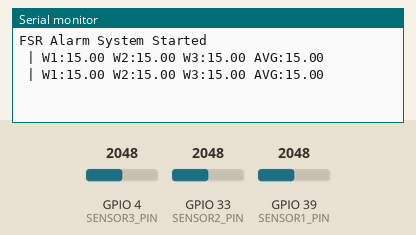
The sketch below on a simulated ESP32. Shown: the last lines printed to the serial monitor. Inputs (shaded band) come from the test bench; at power-on: GPIO 4 (SENSOR3_PIN) = 2048, GPIO 33 (SENSOR2_PIN) = 2048, GPIO 39 (SENSOR1_PIN) = 2048 (analog values on the 0–4095 scale).

Above: at 1.3 s.
1.4 s: GPIO 4 (SENSOR3_PIN) set to 4041
At 1.9 s:
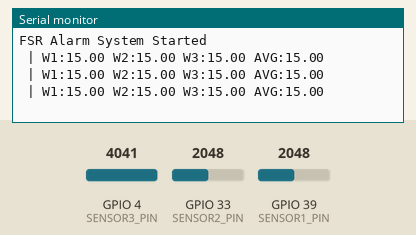
2.9 s: GPIO 4 (SENSOR3_PIN) set to 4094
At 3.4 s:
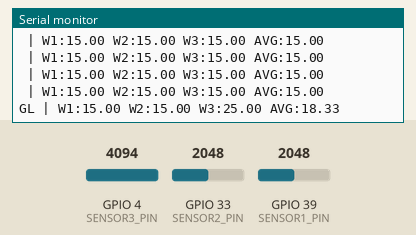
5.0 s: GPIO 33 (SENSOR2_PIN) set to 4051
At 5.4 s:
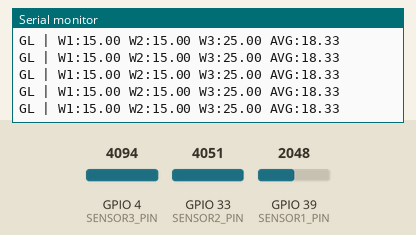
6.5 s: GPIO 33 (SENSOR2_PIN) set to 4094
At 6.9 s:
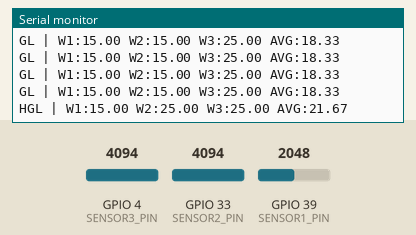
8.5 s: GPIO 39 (SENSOR1_PIN) set to 4037
At 8.9 s:
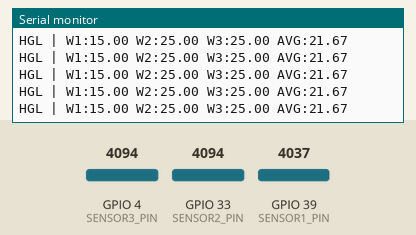
10.0 s: GPIO 39 (SENSOR1_PIN) set to 4094
At 10.4 s:
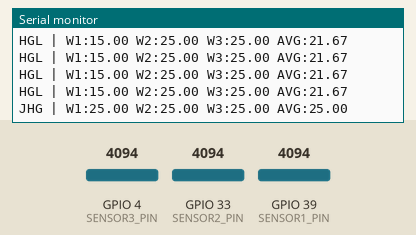

The sketch:

FSR_Alarm_System.ino
```cpp
/*
 * ESP32 FSR Weight Alarm System
 * Monitors 3 FSR sensors and transmits alarm codes via Serial
 * Target weight: 20 kg cement packages
 *
 * HARDWARE CONNECTIONS:
 * - Sensor 1 (V1): 3.3V → FSR1 → GPIO39 → 1kΩ → GND
 * - Sensor 2 (V2): 3.3V → FSR2 → GPIO33 → 1kΩ → GND
 * - Sensor 3 (V3): 3.3V → FSR3 → GPIO4  → 1kΩ → GND
 * - Serial: TX/RX at 115200 baud
 */

// Pin definitions - ADC inputs
#define SENSOR1_PIN 39  // ADC1_IN3 (VP)
#define SENSOR2_PIN 33  // ADC1_IN5
#define SENSOR3_PIN 4   // ADC2_IN2

// Circuit constants
#define ADC_MAX 4095    // 12-bit ADC resolution
#define ADC_VREF 3.3    // ADC reference voltage

// Calibration voltage points for each sensor (15 decimal precision)
// Sensor 1 voltage calibration: [W15kg, W18kg, W20kg, W22kg, W25kg]
const float S1_VOLTAGES[5] = {3.298270982997247, 3.298511517240511, 3.298635725901316, 3.298738853845236, 3.298866222065517};

// Sensor 2 voltage calibration: [W15kg, W18kg, W20kg, W22kg, W25kg]
const float S2_VOLTAGES[5] = {3.298044181581830, 3.298307319172045, 3.298441866933401, 3.298554961161512, 3.298694274698244};

// Sensor 3 voltage calibration: [W15kg, W18kg, W20kg, W22kg, W25kg]
const float S3_VOLTAGES[5] = {3.298618110841288, 3.298826722894415, 3.298933629749474, 3.299020928797040, 3.299128157988496};

// Corresponding weight values
const float WEIGHT_POINTS[5] = {15.0, 18.0, 20.0, 22.0, 25.0};

// Timing
#define READ_INTERVAL 500  // Read sensors every 500ms

// Global variables
float weight1, weight2, weight3;
float avgWeight;
unsigned long lastReadTime = 0;

void setup() {
  // Initialize Serial at 115200 baud
  Serial.begin(115200);

  // Configure ADC pins as input
  pinMode(SENSOR1_PIN, INPUT);
  pinMode(SENSOR2_PIN, INPUT);
  pinMode(SENSOR3_PIN, INPUT);

  // ADC configuration for better accuracy
  analogReadResolution(12);  // 12-bit resolution (0-4095)
  analogSetAttenuation(ADC_11db);  // Full 3.3V range

  delay(100);
  Serial.println("FSR Alarm System Started");
}

void loop() {
  // Read sensors at defined interval
  if (millis() - lastReadTime >= READ_INTERVAL) {
    lastReadTime = millis();

    // Read and calculate weight from each sensor
    weight1 = voltageToWeight(SENSOR1_PIN, S1_VOLTAGES);
    weight2 = voltageToWeight(SENSOR2_PIN, S2_VOLTAGES);
    weight3 = voltageToWeight(SENSOR3_PIN, S3_VOLTAGES);

    // Calculate average weight
    avgWeight = (weight1 + weight2 + weight3) / 3.0;

    // Evaluate all alarm conditions and transmit codes
    checkAlarms();
  }
}

// Convert ADC reading to weight using calibration voltage lookup
float voltageToWeight(int pin, const float* voltageCalibration) {
  // Read ADC value (average of 10 readings for stability)
  int adcSum = 0;
  for (int i = 0; i < 10; i++) {
    adcSum += analogRead(pin);
    delayMicroseconds(100);
  }
  int adcValue = adcSum / 10;

  // Convert ADC to voltage with high precision
  float voltage = (adcValue / (float)ADC_MAX) * ADC_VREF;

  // Find weight using linear interpolation between calibration points
  float weight = 0.0;

  // Check if voltage is below lowest calibration point
  if (voltage <= voltageCalibration[0]) {
    weight = WEIGHT_POINTS[0];
  }
  // Check if voltage is above highest calibration point
  else if (voltage >= voltageCalibration[4]) {
    weight = WEIGHT_POINTS[4];
  }
  // Interpolate between calibration points
  else {
    for (int i = 0; i < 4; i++) {
      if (voltage >= voltageCalibration[i] && voltage <= voltageCalibration[i + 1]) {
        // Linear interpolation formula
        float v1 = voltageCalibration[i];
        float v2 = voltageCalibration[i + 1];
        float w1 = WEIGHT_POINTS[i];
        float w2 = WEIGHT_POINTS[i + 1];

        weight = w1 + ((voltage - v1) * (w2 - w1)) / (v2 - v1);
        break;
      }
    }
  }

  return weight;
}

// Check all alarm conditions and transmit applicable codes
void checkAlarms() {
  String alarmCodes = "";

  // Count sensors above 20 kg
  int sensorsAbove20 = 0;
  if (weight1 > 20.0) sensorsAbove20++;
  if (weight2 > 20.0) sensorsAbove20++;
  if (weight3 > 20.0) sensorsAbove20++;

  // Condition J: All three sensors > 20 kg
  if (sensorsAbove20 == 3) {
    alarmCodes += "J";
  }

  // Condition H: At least two sensors > 20 kg
  if (sensorsAbove20 >= 2) {
    alarmCodes += "H";
  }

  // Condition G: At least one sensor > 20 kg
  if (sensorsAbove20 >= 1) {
    alarmCodes += "G";
  }

  // Condition K: All sensors in range [18, 20] kg
  if (weight1 >= 18.0 && weight1 <= 20.0 &&
      weight2 >= 18.0 && weight2 <= 20.0 &&
      weight3 >= 18.0 && weight3 <= 20.0) {
    alarmCodes += "K";
  }

  // Condition L: Weight difference between any pair exceeds ±2 kg
  if (abs(weight1 - weight2) > 2.0 ||
      abs(weight1 - weight3) > 2.0 ||
      abs(weight2 - weight3) > 2.0) {
    alarmCodes += "L";
  }

  // Condition P: Average > 25 kg or < 15 kg
  if (avgWeight > 25.0 || avgWeight < 15.0) {
    alarmCodes += "P";
  }

  // Transmit all applicable alarm codes
  if (alarmCodes.length() > 0) {
    Serial.print(alarmCodes);
  }

  // Debug output (optional - comment out for production)
  Serial.print(" | W1:");
  Serial.print(weight1, 2);
  Serial.print(" W2:");
  Serial.print(weight2, 2);
  Serial.print(" W3:");
  Serial.print(weight3, 2);
  Serial.print(" AVG:");
  Serial.println(avgWeight, 2);
}
```

Measured:
- the behaviour switches between 4093 and 4094 on GPIO 4 (SENSOR3_PIN) (found by bisection; images 1 and 2)
- the behaviour switches between 4093 and 4094 on GPIO 33 (SENSOR2_PIN) (found by bisection; images 3 and 4)
- the behaviour switches between 4093 and 4094 on GPIO 39 (SENSOR1_PIN) (found by bisection; images 5 and 6)
- after the input at 2.9 s, the serial monitor: prints a new line after 0.11 s (image 2)
- after the input at 6.5 s, the serial monitor: prints a new line at once (image 4)
- after the input at 10.0 s, the serial monitor: prints a new line at once (image 6)
